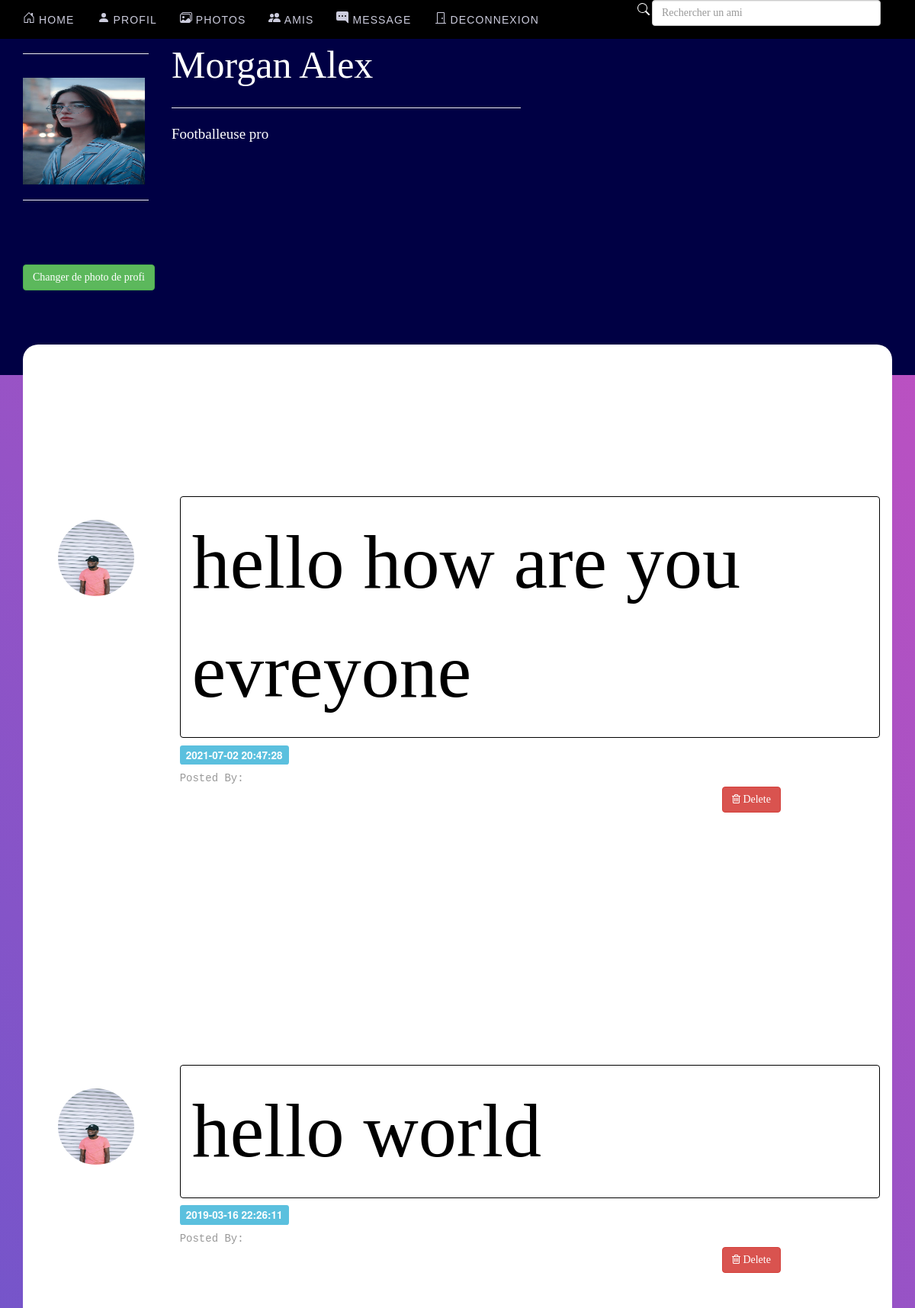
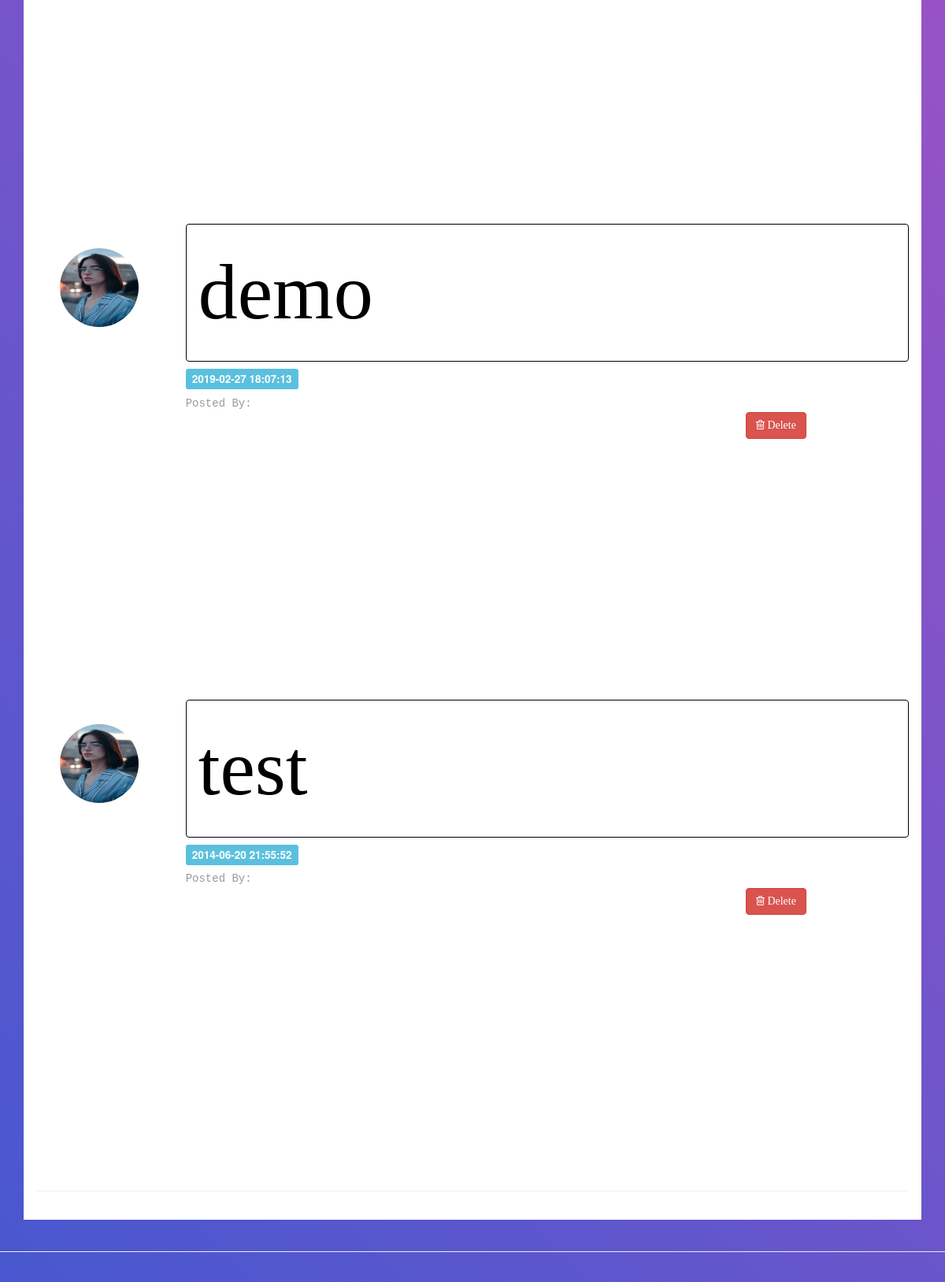
The page /Login_v1/pp.php (signed in, upper part) on the database its author committed (2 pictures, top to bottom).
### tables this page shows
CREATE TABLE IF NOT EXISTS `members` (
  `member_id` int(11) NOT NULL AUTO_INCREMENT,
  `nom` varchar(100) NOT NULL,
  `prenom` varchar(100) NOT NULL,
  `address` varchar(100) NOT NULL,
  `email` varchar(100) NOT NULL,
  `age` int(11) NOT NULL,
  `sexe` varchar(100) NOT NULL,
  `username` varchar(100) NOT NULL,
  `password` varchar(100) NOT NULL,
  `image` varchar(100) NOT NULL,
  `birthdate` varchar(100) NOT NULL,
  `numero` varchar(100) NOT NULL,
  `status` varchar(100) NOT NULL,
  `bio` varchar(255) NOT NULL,
  PRIMARY KEY (`member_id`)
);

CREATE TABLE IF NOT EXISTS `post` (
  `post_id` int(11) NOT NULL AUTO_INCREMENT,
  `member_id` int(11) NOT NULL,
  `content` varchar(1000) NOT NULL,
  `date_posted` varchar(100) NOT NULL,
  PRIMARY KEY (`post_id`)
);

### Login_v1/session.php (called while the page is built, shortened)
<?php
$session_id = $_SESSION['id'];
$session_query = $conn->prepare("SELECT * FROM members WHERE member_id = ?");
$session_query->execute(array($session_id));
$user_row = $session_query->fetch();
$image = $user_row['image'];
?>

### Login_v1/pp.php (the view)
<?php include('header.php'); ?>
<?php include('session.php'); ?>
<body>
<?php include('navbar.php'); ?>
<div id="masthead">
    <div class="container">
        <?php include('heading2.php'); ?>
    </div>
    <div class="container">
        <div class="row">
            <div class="col-md-12">
                <div class="top-spacer"> </div>
            </div>
        </div>
    </div>
</div>
<div class="container">
    <div class="row">
        <div class="col-md-12">
            <div class="panel">
                <div class="panel-body">
                    <div class="row">
                        <br>
                        <?php
                        $query = $conn->query("select * from post LEFT JOIN members on members.member_id = post.member_id order by post_id DESC");
                        while($row = $query->fetch()){
                            $posted_by = $row['firstname']." ".$row['lastname'];
                            $posted_image = $row['image'];
                            $id = $row['post_id'];
                            ?>
                            <div class="col-md-2 col-sm-3 text-center">
                                <img  src="<?php echo $posted_image; ?>" style="width:100px;height:100px" class="img-circle"></a>
                            </div>
                            <div class="col-md-10 col-sm-9">
                                <div class="alert"><?php echo $row['content']; ?></div>
                                <div class="row">
                                    <div class="col-xs-9">
                                        <h4><span class="label label-info"> <?php echo $row['date_posted']; ?></span></h4><h4>
                                            <small style="font-family:courier,'new courier';" class="text-muted">Posted By:<a href="#" class="text-muted"><?php echo $posted_by; ?></a></small>
                                        </h4></div>
                                    <div class="col-xs-3"><a href="delete_post.php<?php echo '?id='.$id; ?>" class="btn btn-danger"><i class="icon-trash"></i> Delete</a></div>
                                </div>
                                <br><br>
                            </div>
                        <?php } ?>
                    </div>
                    <hr>
                </div>
            </div>
        </div>
    </div>
</div>
<?php include('footer.php'); ?>
</body>
</html>

### Login_v1/heading2.php (shortened to what this page needs)
<!DOCTYPE html>
<body>
<div class="row">
    <div class="col-md-2">
        <hr>
        <img class="pp" src="<?php echo $image; ?>" height="140" width="160">
        <hr>
        <a class="btn btn-success" href="changepic.php">Changer de photo de profi</a>
    </div>
    <div class="col-md-5">
        <?php
        $query = $conn->query("select * from members where member_id = '$session_id'");
        $row = $query->fetch();
        ?>
        <p style="font-size: 50px;">  <?php echo $row['nom']." ".$row['prenom']; ?><span class="margin-p"> </span>
        <hr>
        <p style="font-size: 19px;"><?php echo $row['bio']; ?></p>
    </div>
</div>
</body>

### Login_v1/css/my_style.css (style rules this page uses)
body { font-family: "Helvetica Neue", Helvetica, Arial, sans-serif !important; background: #9053c7; background: -webkit-linear-gradient(-135deg, #c850c0, #4158d0); background: -o-linear-gradient(-135deg, #c850c0, #4158d0); background: -moz-linear-gradient(-135deg, #c850c0, #4158d0); background: linear-gradient(-135deg, #c850c0, #4158d0); }
.col-md-10 { color: black !important; }
.alert { border:1px solid; margin-bottom:0px !important; color: black; }
.top-spacer { border-radius: 20px 20px 0 0; }
.col-md-5 > p { color: #ffffff !important; }
.top-spacer { margin-top: 26px; }
#masthead { background-size:cover !important; }
body { font-family: 'TR Century Gothic' !important; padding-top:50px; color:#646464; background-color:#efefef; }
#masthead { min-height:199px; background-color:#000044; color:#aaaacc; }
.top-spacer { background-color:#ffffff; height:40px; }
a,a:hover { color:#223344; text-decoration:none; }
.panel { border-color:transparent; border-radius:0; }

### rows shown on the page
members: nom "Morgan", prenom "Alex", bio "Footballeuse pro"
post: content "hello how are you evreyone", date_posted "2021-07-02 20:47:28"
post: content "hello world", date_posted "2019-03-16 22:26:11"
post: content "demo", date_posted "2019-02-27 18:07:13"
post: content "test", date_posted "2014-06-20 21:55:52"
